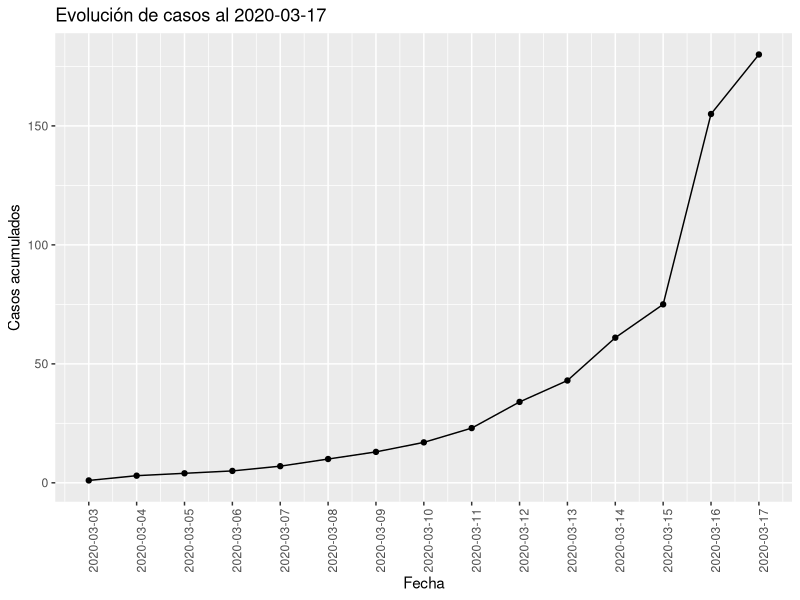
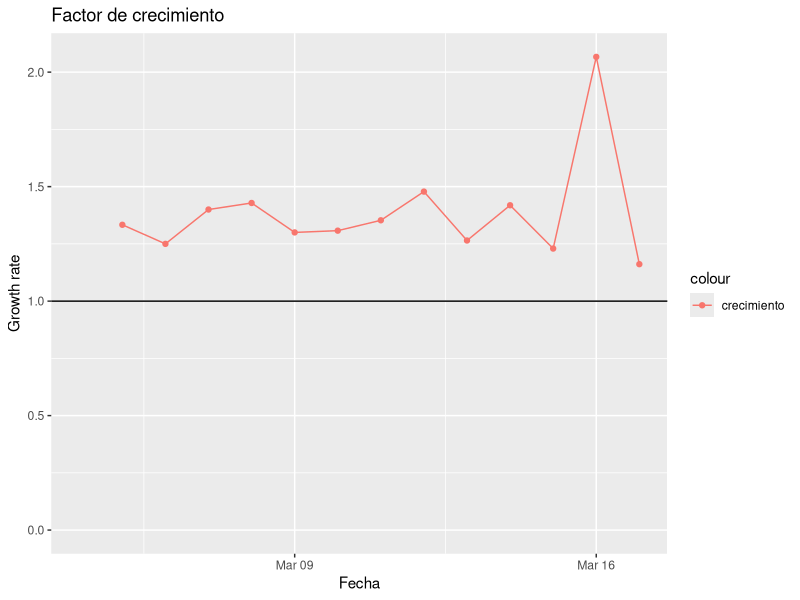
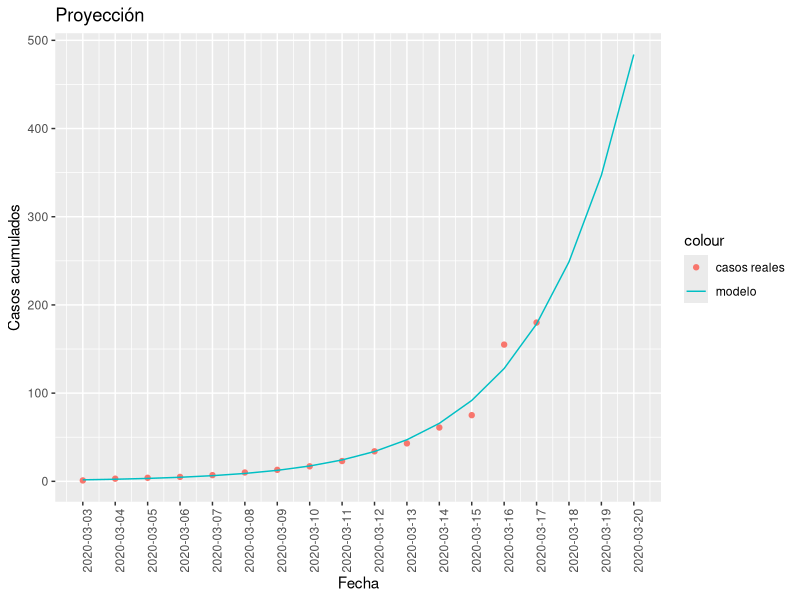
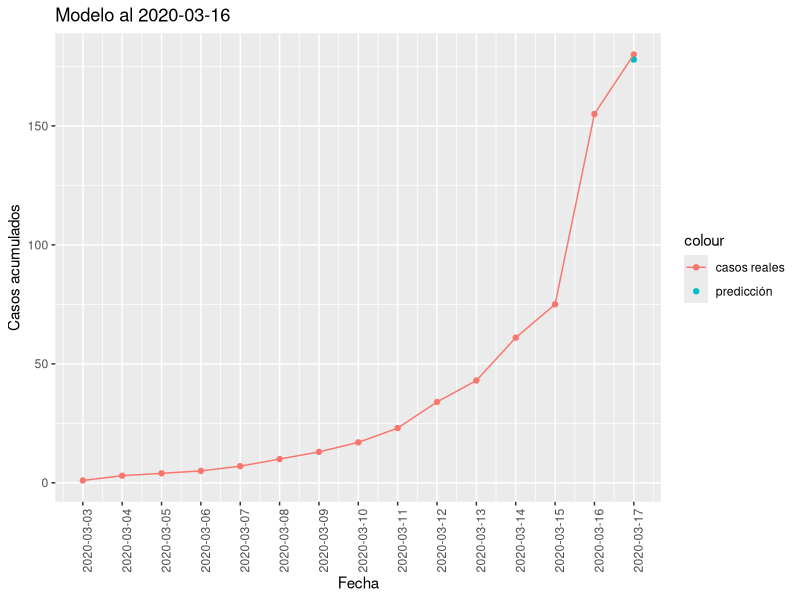
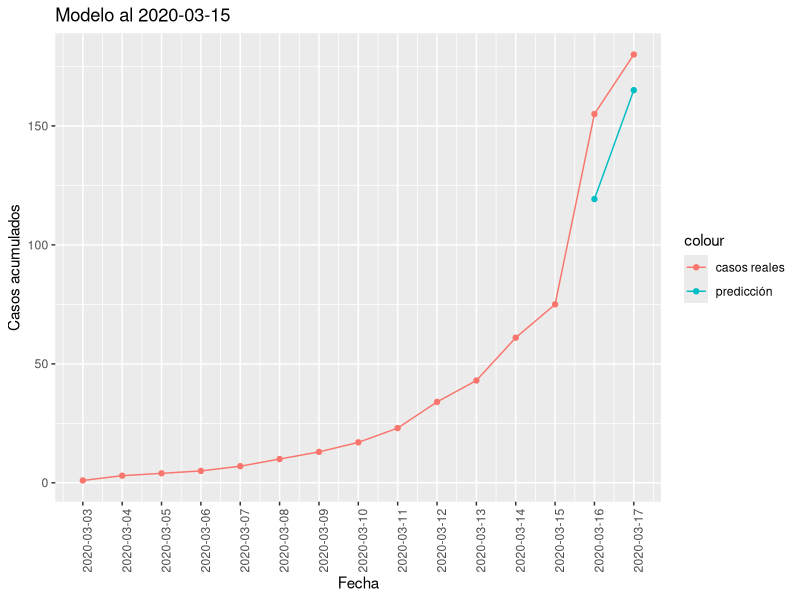
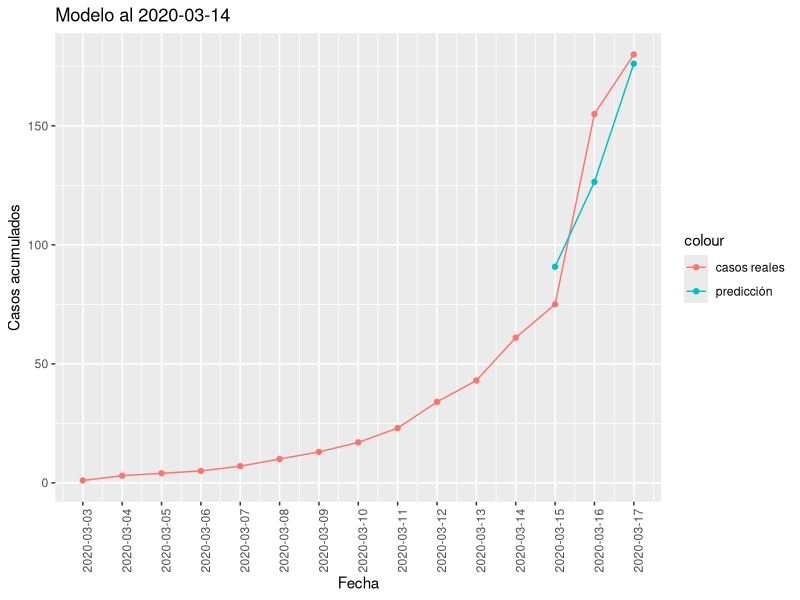
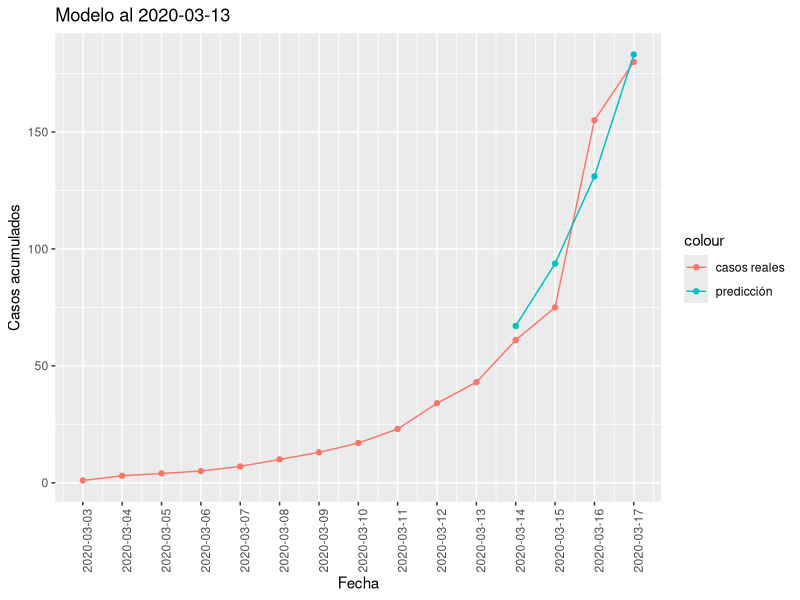

Reproduce these figures in R, in order.
## ---- chunk 1
knitr::opts_chunk$set(echo = FALSE)
library(ggplot2)
library(knitr)
library(kableExtra)
## ---- chunk 2
data <- read.csv2("corona_data.csv", sep = ",", header = TRUE)
data$Day <- as.Date(data$Day)
n <- nrow(data)
data$x <- 1:n
data$cum <- cumsum(data$NewCases)
latest <- data[n,1]
p <-ggplot() + ggtitle(paste("Evolución de casos al", latest)) +
    geom_line(aes(x=data$Day, y=data$cum)) + 
    geom_point(aes(x=data$Day, y=data$cum)) +
    xlab("Fecha") + ylab("Casos acumulados") + 
    theme(axis.text.x = element_text(angle = 90, hjust = 1)) +
    scale_x_date(date_breaks = "1 days")
p
## ---- chunk 3
growth_ratio <- vector(length=(n-1))
for( i in 2:n ) {
  growth_ratio[i-1] <- data$cum[i] / data$cum[i-1]
}
# La primera muestra es espuria
growth_ratio[1] <- NA
ggplot() + ggtitle("Factor de crecimiento") + 
  geom_point(aes(x=data$Day[2:n], y=growth_ratio, color="crecimiento")) + 
  geom_line(aes(x=data$Day[2:n], y=growth_ratio, color="crecimiento")) + 
  xlab("Fecha") + ylab("Growth rate") +
  ylim(0,(max(growth_ratio)+0.5)) +
  geom_hline(yintercept = 1, aes(color="y=1"))
  
## ---- chunk 4
model <- lm(formula = log(cum) ~ x , data=data)

test_data <- data.frame(
                Day = seq(data$Day[1], by="day", length.out = (n+3)), 
                x = 1:(n+3)
              )

test_data$preds <- exp(predict(model, newdata=test_data))

p <-ggplot() + ggtitle(paste("Proyección")) +
    geom_point(aes(x=data$Day, y=data$cum, color="casos reales")) + 
    geom_line(aes(x=test_data$Day, y=test_data$preds, color="modelo")) + 
    xlab("Fecha") + ylab("Casos acumulados") + 
    theme(axis.text.x = element_text(angle = 90, hjust = 1)) +
    scale_x_date(date_breaks = "1 days")
p
## ---- chunk 5
print_test <- test_data
print_test$x <- c()
print_test <- tail(print_test, n=3)
print_test %>%  kable(digits=0) %>%
  kable_styling(bootstrap_options = c("striped", "hover", "condensed", "responsive"), full_width = FALSE)
## ---- chunk 6
summary(model)
## ---- chunk 7
run_model <- function(data, date_split) {
  train_idxs <- which(data$Day <= date_split)
  train <- data[train_idxs,]
  test  <- data[-train_idxs,]
  model <- lm(formula = log(cum) ~ x, data=train)
  test$preds <- exp(predict(model, newdata=test))
  
  error <- sqrt(mean(test$cum - test$preds)^2)
  cat("RMS error = ", error, "personas")
  
  p <-ggplot() + ggtitle(paste("Modelo al", date_split)) +
      geom_point(aes(x=data$Day, y=data$cum, color="casos reales")) + 
      geom_point(aes(x=test$Day, y=test$preds, color="predicción")) + 
      geom_line(aes(x=data$Day, y=data$cum, color="casos reales")) + 
      xlab("Fecha") + ylab("Casos acumulados") + 
      theme(axis.text.x = element_text(angle = 90, hjust = 1)) +
      scale_x_date(date_breaks = "1 days")
  if (length(test$preds) > 1) {
    p <- p + geom_line(aes(x=test$Day, y=test$preds, color="predicción")) 
  }
  p
}
## ---- chunk 8
run_model(data, "2020-03-16")
## ---- chunk 9
run_model(data, "2020-03-15")
## ---- chunk 10
run_model(data, "2020-03-14")
## ---- chunk 11
run_model(data, "2020-03-13")
